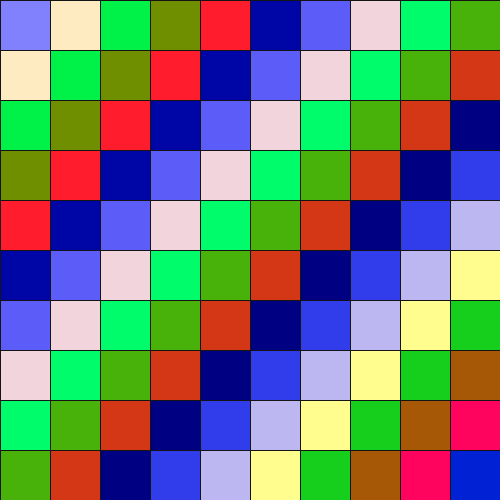
Frame 1 (no input)
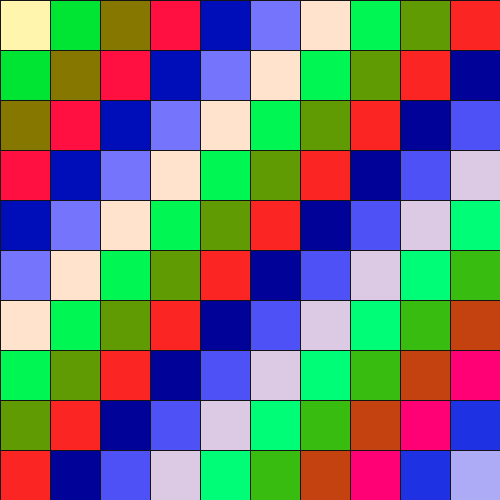
Frame 60 (the mouse pressed at the canvas centre just before this capture)
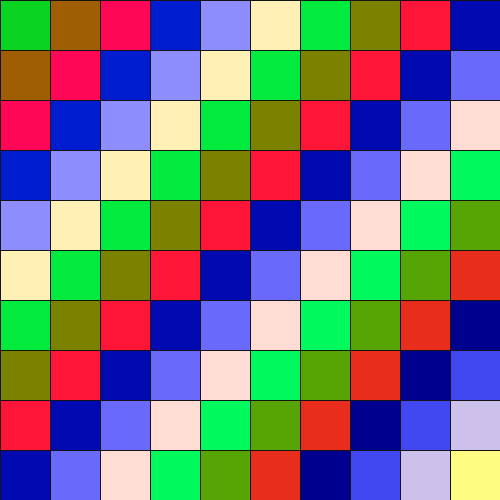
Frame 120 (the mouse held since frame 60 and released just before this capture)

The Processing sketch that drew these frames (run headless with seeded random() and noise(); from frame 60 on, the mouse is pressed at the canvas centre):

// Processing sketch: sketch_140820b
// ── sketch_140820b.pde
Cell[][] grid;

int cols = 10;
int rows = 10;
int block_size = 50;
int[][] myArray = new int[cols][rows];

void setup() {
  size(500, 500);
  grid = new Cell[cols][rows];
  for (int i = 0; i < cols; i++){
     for (int j = 0; j < rows; j++){
       grid[i][j] = new Cell(i*block_size, j*block_size, block_size, block_size, i+j);
     }
   }
}

void draw() {
  background(0);
  for (int i = 0; i < cols; i++){
    for (int j = 0; j < rows; j++) {
      grid[i][j].oscillate();
      grid[i][j].display();
    }
  }
}

class Cell {
 float x,y;
 float w,h;
 float angle;
 
  Cell(float tempX, float tempY, float tempW, float tempH, float tempAngle) {
    x = tempX;
    y = tempY;
    w = tempW;
    h = tempH;
    angle = tempAngle;
  }
  
  void oscillate() {
    angle += 0.02;
  }
  
  void display() {
    stroke(20);
    fill(127+127*tan(angle), 127+127*sin(angle), 127+127*cos(angle));
    rect(x,y,w,h);
  }
  
}
